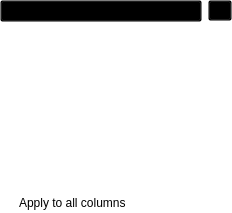
<?xml version="1.0" encoding="UTF-8"?>
<ui version="4.0">
 <class>Range</class>
 <widget class="QWidget" name="Range">
  <property name="geometry">
   <rect>
    <x>0</x>
    <y>0</y>
    <width>232</width>
    <height>213</height>
   </rect>
  </property>
  <property name="windowTitle">
   <string>Form</string>
  </property>
  <property name="styleSheet">
   <string notr="true">background-color:transparent;</string>
  </property>
  <layout class="QGridLayout" name="gridLayout">
   <property name="leftMargin">
    <number>0</number>
   </property>
   <property name="topMargin">
    <number>0</number>
   </property>
   <property name="rightMargin">
    <number>0</number>
   </property>
   <property name="bottomMargin">
    <number>0</number>
   </property>
   <item row="1" column="0" colspan="2">
    <widget class="QTreeView" name="treeView">
     <property name="styleSheet">
      <string notr="true">QTreeView {
   border: 0px;
}</string>
     </property>
     <attribute name="headerDefaultSectionSize">
      <number>40</number>
     </attribute>
     <attribute name="headerStretchLastSection">
      <bool>false</bool>
     </attribute>
    </widget>
   </item>
   <item row="0" column="0">
    <widget class="QComboBox" name="comboBox"/>
   </item>
   <item row="0" column="1">
    <widget class="QToolButton" name="toolButton">
     <property name="text">
      <string>...</string>
     </property>
     <property name="icon">
      <iconset theme="list-add"/>
     </property>
    </widget>
   </item>
   <item row="2" column="0">
    <widget class="QCheckBox" name="checkBox">
     <property name="text">
      <string>Apply to all columns</string>
     </property>
    </widget>
   </item>
  </layout>
 </widget>
 <resources/>
 <connections>
  <connection>
   <sender>toolButton</sender>
   <signal>clicked()</signal>
   <receiver>Range</receiver>
   <slot>slotAddClicked()</slot>
   <hints>
    <hint type="sourcelabel">
     <x>230</x>
     <y>18</y>
    </hint>
    <hint type="destinationlabel">
     <x>237</x>
     <y>14</y>
    </hint>
   </hints>
  </connection>
  <connection>
   <sender>checkBox</sender>
   <signal>clicked(bool)</signal>
   <receiver>Range</receiver>
   <slot>slotAllColumns(bool)</slot>
   <hints>
    <hint type="sourcelabel">
     <x>171</x>
     <y>200</y>
    </hint>
    <hint type="destinationlabel">
     <x>203</x>
     <y>199</y>
    </hint>
   </hints>
  </connection>
 </connections>
 <slots>
  <slot>slotAddClicked()</slot>
  <slot>slotAllColumns(bool)</slot>
 </slots>
</ui>
